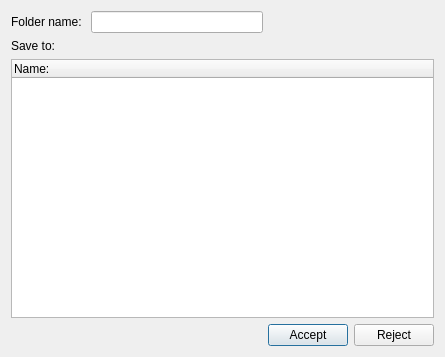
<?xml version="1.0" encoding="UTF-8"?>
<ui version="4.0">
 <class>AcceptShareDialog</class>
 <widget class="QDialog" name="AcceptShareDialog">
  <property name="geometry">
   <rect>
    <x>0</x>
    <y>0</y>
    <width>445</width>
    <height>357</height>
   </rect>
  </property>
  <property name="windowTitle">
   <string>Dialog</string>
  </property>
  <layout class="QVBoxLayout" name="verticalLayout">
   <item>
    <layout class="QHBoxLayout" name="horizontalLayout_2">
     <item>
      <widget class="QLabel" name="label_name">
       <property name="text">
        <string>Folder name: </string>
       </property>
      </widget>
     </item>
     <item>
      <widget class="QLineEdit" name="line_folderName"/>
     </item>
     <item>
      <spacer name="horizontalSpacer_2">
       <property name="orientation">
        <enum>Qt::Horizontal</enum>
       </property>
       <property name="sizeHint" stdset="0">
        <size>
         <width>40</width>
         <height>20</height>
        </size>
       </property>
      </spacer>
     </item>
    </layout>
   </item>
   <item>
    <widget class="QLabel" name="label_2">
     <property name="text">
      <string>Save to:</string>
     </property>
    </widget>
   </item>
   <item>
    <widget class="QTreeWidget" name="treeRemoteFldrs">
     <column>
      <property name="text">
       <string notr="true">Name:</string>
      </property>
     </column>
    </widget>
   </item>
   <item>
    <layout class="QHBoxLayout" name="horizontalLayout">
     <item>
      <spacer name="horizontalSpacer">
       <property name="orientation">
        <enum>Qt::Horizontal</enum>
       </property>
       <property name="sizeHint" stdset="0">
        <size>
         <width>40</width>
         <height>20</height>
        </size>
       </property>
      </spacer>
     </item>
     <item>
      <widget class="QPushButton" name="btnAccept">
       <property name="text">
        <string>Accept</string>
       </property>
      </widget>
     </item>
     <item>
      <widget class="QPushButton" name="btnReject">
       <property name="text">
        <string>Reject</string>
       </property>
      </widget>
     </item>
    </layout>
   </item>
  </layout>
 </widget>
 <resources/>
 <connections/>
</ui>
